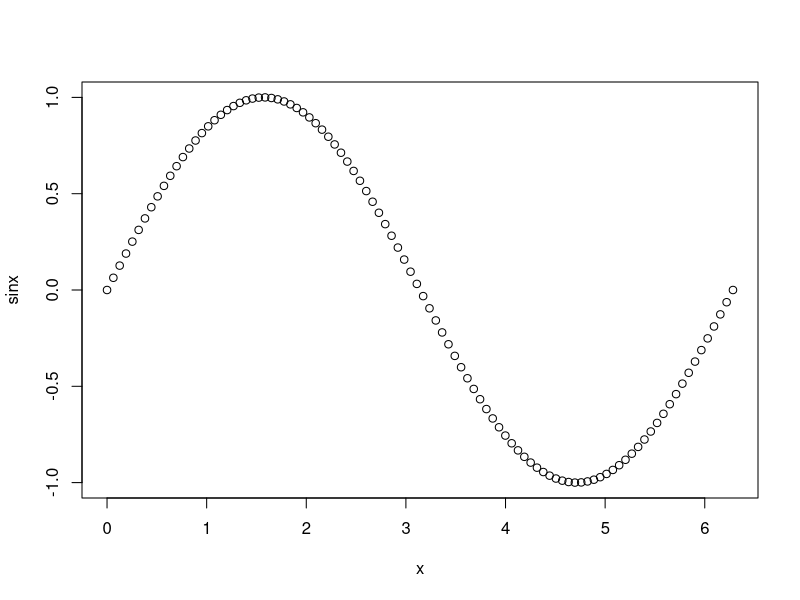
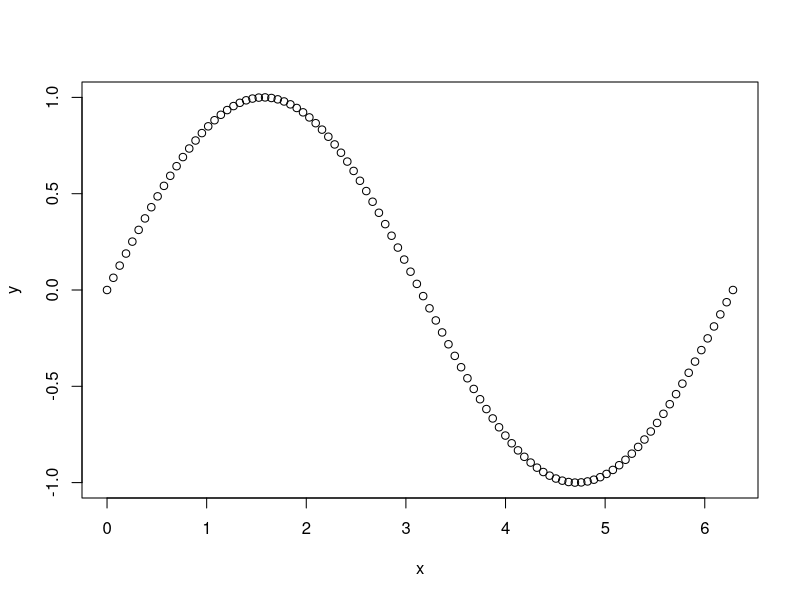
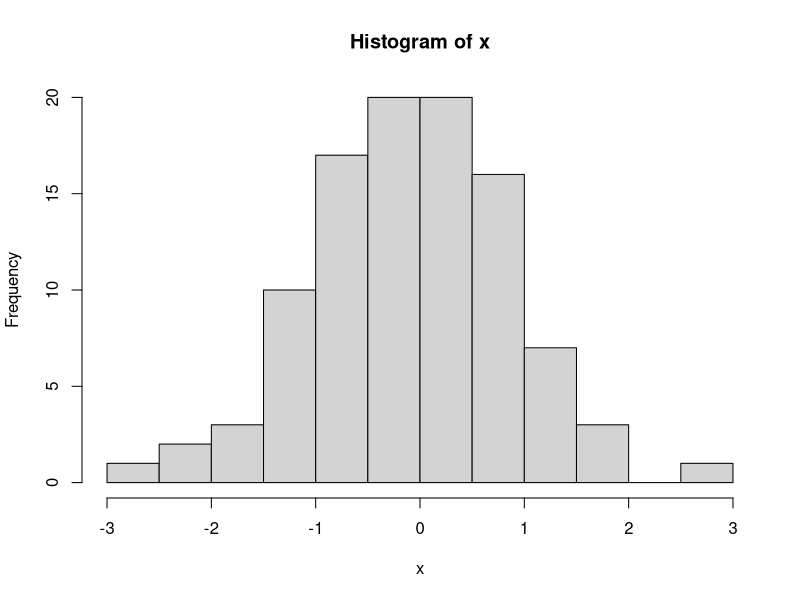

R code for these plots, in order:
## ---- chunk 1
knitr::opts_chunk$set(echo = TRUE)
## ---- chunk 2
"a"
1
1L
TRUE
## ---- chunk 3
c("a", "b", "c", "d")
c(1, 2.2, 3.33, 4.444)
c(1L, 2L, 3L, 4L)
c(TRUE, FALSE, TRUE, NA)
## ---- chunk 4
x <- c(1, 2, 3, 4)
x
y <- 1:4
y
## ---- chunk 5
matrix(c(1, 2, 3, 4), nrow=2, ncol=2)
## ---- chunk 6
array(1:12, dim=c(2,3,2))
## ---- chunk 7
list(1L, "a", 3.14)
## ---- chunk 8
data.frame(x=c(1, 2, 3), y=c("a", "b", "c"))
## ---- chunk 9
z <- list(1L, "a", 3.14)
z[1:2]
z[1]
z[[1]]
## ---- chunk 10
df <- data.frame(x=c(1, 2, 3), y=c("a", "b", "c"))
df$x
df[,"y"]
df[1:2,]
## ---- chunk 11
add <- function(a, b) a + b
add(1, 2)
add(a=1, b=2)
## ---- chunk 12
add2 <- add
add2(2, 3)
## ---- chunk 13
(function(a, b) a + b)(1, 2)
## ---- chunk 14
if (TRUE) {
  print(1)
} else {
  print(2)
}
## ---- chunk 15
i <- 1
while(i < 3) {
  print(i)
  i <- i + 1
}
## ---- chunk 16
for ( i in 1:3 ) {
  print(i)
}

for ( xi in list(1, "x", "y", TRUE) ) {
  print(xi)
}
## ---- chunk 17
x <- "b"
switch(x, a=1, b=2)
y <- 2
switch(y, "a", "b")
## ---- chunk 18
x <- list(1:3, 4:6, 7:9)
lapply(x, sum)
## ---- chunk 19
x <- list(1:3, 4:6, 7:9)
sapply(x, sum)
## ---- chunk 20
x <- list(1:3, 4:6, 7:9)
vapply(x, sum, numeric(1))
## ---- chunk 21
print2 <- function(...) {
  args <- list(...)
  for ( a in args )
    print(a)
}
## ---- chunk 22
print2(1, "a", TRUE)
## ---- chunk 23
x <- seq(from=0, to=2*pi, length.out=100)
sinx <- sin(x)
plot(x, sinx)
## ---- chunk 24
df <- data.frame(x=x, y=sinx)
plot(y ~ x, data=df)
## ---- chunk 25
x <- rnorm(100)
hist(x)
